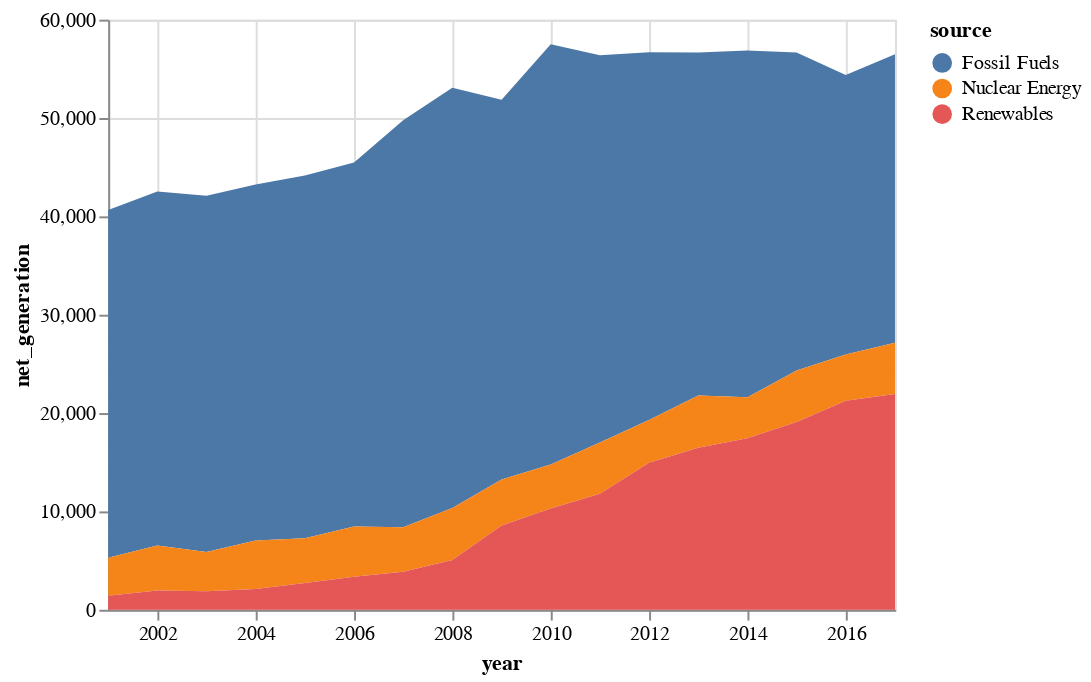

The code cell stored with this chart in its notebook:
### Code cell
source = data.iowa_electricity()
alt.Chart(source).mark_area().encode(
    x='year:T',
    y='net_generation:Q',
    color='source:N'
)

### Figure 1 — Vega-Lite specification as saved in the notebook (floating-point values rounded to 4 significant figures)
{"$schema": "https://vega.github.io/schema/vega-lite/v2.6.0.json", "config": {"view": {"height": 300, "width": 400}}, "data": {"name": "data-bb61008ba0c766c5601afa5323d12ad4"}, "datasets": {"data-bb61008ba0c766c5601afa5323d12ad4": [{"net_generation": 35361, "source": "Fossil Fuels", "year": "2001-01-01T00:00:00"}, {"net_generation": 35991, "source": "Fossil Fuels", "year": "2002-01-01T00:00:00"}, {"net_generation": 36234, "source": "Fossil Fuels", "year": "2003-01-01T00:00:00"}, {"net_generation": 36205, "source": "Fossil Fuels", "year": "2004-01-01T00:00:00"}, {"net_generation": 36883, "source": "Fossil Fuels", "year": "2005-01-01T00:00:00"}, {"net_generation": 37014, "source": "Fossil Fuels", "year": "2006-01-01T00:00:00"}, {"net_generation": 41389, "source": "Fossil Fuels", "year": "2007-01-01T00:00:00"}, {"net_generation": 42734, "source": "Fossil Fuels", "year": "2008-01-01T00:00:00"}, {"net_generation": 38620, "source": "Fossil Fuels", "year": "2009-01-01T00:00:00"}, {"net_generation": 42750, "source": "Fossil Fuels", "year": "2010-01-01T00:00:00"}, {"net_generation": 39361, "source": "Fossil Fuels", "year": "2011-01-01T00:00:00"}, {"net_generation": 37379, "source": "Fossil Fuels", "year": "2012-01-01T00:00:00"}, {"net_generation": 34873, "source": "Fossil Fuels", "year": "2013-01-01T00:00:00"}, {"net_generation": 35250, "source": "Fossil Fuels", "year": "2014-01-01T00:00:00"}, {"net_generation": 32319, "source": "Fossil Fuels", "year": "2015-01-01T00:00:00"}, {"net_generation": 28437, "source": "Fossil Fuels", "year": "2016-01-01T00:00:00"}, {"net_generation": 29329, "source": "Fossil Fuels", "year": "2017-01-01T00:00:00"}, {"net_generation": 3853, "source": "Nuclear Energy", "year": "2001-01-01T00:00:00"}, {"net_generation": 4574, "source": "Nuclear Energy", "year": "2002-01-01T00:00:00"}, {"net_generation": 3988, "source": "Nuclear Energy", "year": "2003-01-01T00:00:00"}, {"net_generation": 4929, "source": "Nuclear Energy", "year": "2004-01-01T00:00:00"}, {"net_generation": 4538, "source": "Nuclear Energy", "year": "2005-01-01T00:00:00"}, {"net_generation": 5095, "source": "Nuclear Energy", "year": "2006-01-01T00:00:00"}, {"net_generation": 4519, "source": "Nuclear Energy", "year": "2007-01-01T00:00:00"}, {"net_generation": 5282, "source": "Nuclear Energy", "year": "2008-01-01T00:00:00"}, {"net_generation": 4679, "source": "Nuclear Energy", "year": "2009-01-01T00:00:00"}, {"net_generation": 4451, "source": "Nuclear Energy", "year": "2010-01-01T00:00:00"}, {"net_generation": 5215, "source": "Nuclear Energy", "year": "2011-01-01T00:00:00"}, {"net_generation": 4347, "source": "Nuclear Energy", "year": "2012-01-01T00:00:00"}, {"net_generation": 5321, "source": "Nuclear Energy", "year": "2013-01-01T00:00:00"}, {"net_generation": 4152, "source": "Nuclear Energy", "year": "2014-01-01T00:00:00"}, {"net_generation": 5243, "source": "Nuclear Energy", "year": "2015-01-01T00:00:00"}, {"net_generation": 4703, "source": "Nuclear Energy", "year": "2016-01-01T00:00:00"}, {"net_generation": 5214, "source": "Nuclear Energy", "year": "2017-01-01T00:00:00"}, {"net_generation": 1437, "source": "Renewables", "year": "2001-01-01T00:00:00"}, {"net_generation": 1963, "source": "Renewables", "year": "2002-01-01T00:00:00"}, {"net_generation": 1885, "source": "Renewables", "year": "2003-01-01T00:00:00"}, {"net_generation": 2102, "source": "Renewables", "year": "2004-01-01T00:00:00"}, {"net_generation": 2724, "source": "Renewables", "year": "2005-01-01T00:00:00"}, {"net_generation": 3364, "source": "Renewables", "year": "2006-01-01T00:00:00"}, {"net_generation": 3870, "source": "Renewables", "year": "2007-01-01T00:00:00"}, {"net_generation": 5070, "source": "Renewables", "year": "2008-01-01T00:00:00"}, {"net_generation": 8560, "source": "Renewables", "year": "2009-01-01T00:00:00"}, {"net_generation": 10308, "source": "Renewables", "year": "2010-01-01T00:00:00"}, {"net_generation": 11795, "source": "Renewables", "year": "2011-01-01T00:00:00"}, {"net_generation": 14949, "source": "Renewables", "year": "2012-01-01T00:00:00"}, {"net_generation": 16476, "source": "Renewables", "year": "2013-01-01T00:00:00"}, {"net_generation": 17452, "source": "Renewables", "year": "2014-01-01T00:00:00"}, {"net_generation": 19091, "source": "Renewables", "year": "2015-01-01T00:00:00"}, {"net_generation": 21241, "source": "Renewables", "year": "2016-01-01T00:00:00"}, {"net_generation": 21933, "source": "Renewables", "year": "2017-01-01T00:00:00"}]}, "encoding": {"color": {"field": "source", "type": "nominal"}, "x": {"field": "year", "type": "temporal"}, "y": {"field": "net_generation", "type": "quantitative"}}, "mark": "area"}
